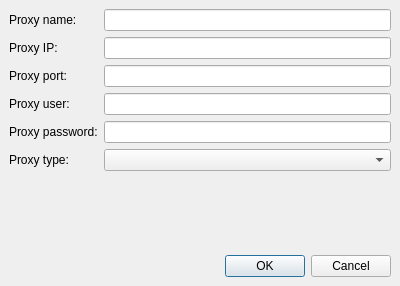
<ui version="4.0" >
 <class>ProxyDlg</class>
 <widget class="QDialog" name="ProxyDlg" >
  <property name="geometry" >
   <rect>
    <x>0</x>
    <y>0</y>
    <width>400</width>
    <height>286</height>
   </rect>
  </property>
  <property name="windowTitle" >
   <string>Proxy server</string>
  </property>
  <layout class="QGridLayout" >
   <property name="margin" >
    <number>9</number>
   </property>
   <property name="spacing" >
    <number>6</number>
   </property>
   <item row="3" column="1" >
    <widget class="QLineEdit" name="lineUser" />
   </item>
   <item row="7" column="0" colspan="2" >
    <widget class="QDialogButtonBox" name="buttonBox" >
     <property name="orientation" >
      <enum>Qt::Horizontal</enum>
     </property>
     <property name="standardButtons" >
      <set>QDialogButtonBox::Cancel|QDialogButtonBox::NoButton|QDialogButtonBox::Ok</set>
     </property>
    </widget>
   </item>
   <item row="3" column="0" >
    <widget class="QLabel" name="label_3" >
     <property name="text" >
      <string>Proxy user:</string>
     </property>
    </widget>
   </item>
   <item row="0" column="1" >
    <widget class="QLineEdit" name="lineName" />
   </item>
   <item row="0" column="0" >
    <widget class="QLabel" name="label" >
     <property name="text" >
      <string>Proxy name:</string>
     </property>
    </widget>
   </item>
   <item row="5" column="1" >
    <widget class="QComboBox" name="comboType" />
   </item>
   <item row="6" column="1" >
    <spacer>
     <property name="orientation" >
      <enum>Qt::Vertical</enum>
     </property>
     <property name="sizeHint" >
      <size>
       <width>20</width>
       <height>40</height>
      </size>
     </property>
    </spacer>
   </item>
   <item row="4" column="1" >
    <widget class="QLineEdit" name="linePassword" >
     <property name="echoMode" >
      <enum>QLineEdit::Password</enum>
     </property>
    </widget>
   </item>
   <item row="1" column="0" >
    <widget class="QLabel" name="label_2" >
     <property name="text" >
      <string>Proxy IP:</string>
     </property>
    </widget>
   </item>
   <item row="5" column="0" >
    <widget class="QLabel" name="label_5" >
     <property name="text" >
      <string>Proxy type:</string>
     </property>
    </widget>
   </item>
   <item row="4" column="0" >
    <widget class="QLabel" name="label_4" >
     <property name="text" >
      <string>Proxy password:</string>
     </property>
    </widget>
   </item>
   <item row="1" column="1" >
    <widget class="QLineEdit" name="lineIP" />
   </item>
   <item row="2" column="0" >
    <widget class="QLabel" name="label_6" >
     <property name="text" >
      <string>Proxy port:</string>
     </property>
    </widget>
   </item>
   <item row="2" column="1" >
    <widget class="QLineEdit" name="linePort" />
   </item>
  </layout>
 </widget>
 <tabstops>
  <tabstop>lineName</tabstop>
  <tabstop>lineIP</tabstop>
  <tabstop>linePort</tabstop>
  <tabstop>lineUser</tabstop>
  <tabstop>linePassword</tabstop>
  <tabstop>comboType</tabstop>
  <tabstop>buttonBox</tabstop>
 </tabstops>
 <resources/>
 <connections>
  <connection>
   <sender>buttonBox</sender>
   <signal>accepted()</signal>
   <receiver>ProxyDlg</receiver>
   <slot>accept()</slot>
   <hints>
    <hint type="sourcelabel" >
     <x>248</x>
     <y>254</y>
    </hint>
    <hint type="destinationlabel" >
     <x>157</x>
     <y>274</y>
    </hint>
   </hints>
  </connection>
  <connection>
   <sender>buttonBox</sender>
   <signal>rejected()</signal>
   <receiver>ProxyDlg</receiver>
   <slot>reject()</slot>
   <hints>
    <hint type="sourcelabel" >
     <x>316</x>
     <y>260</y>
    </hint>
    <hint type="destinationlabel" >
     <x>286</x>
     <y>274</y>
    </hint>
   </hints>
  </connection>
 </connections>
</ui>
